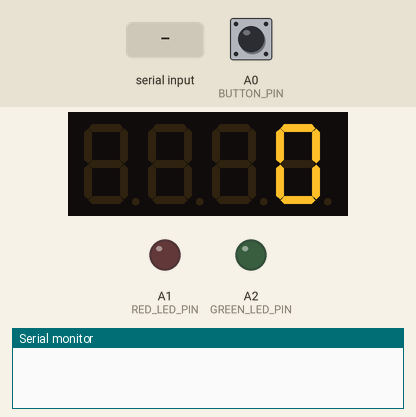
Simulated run of this sketch. Board: Arduino Uno, built with avr-gcc and run on an emulated ATmega328P. On the bench: 4-digit seven-segment display, output pins drawn as LEDs (lit = HIGH), the last lines printed to the serial monitor. Inputs (shaded band) come from the test bench; at power-on: A0 (BUTTON_PIN) HIGH.

Above: at 1.2 s.
1.3 s: "SCORE:90\n" received over Serial
At 2.2 s:
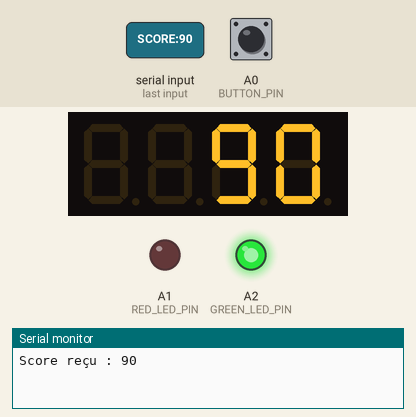
2.8 s: "SCORE:\n" received over Serial
At 3.3 s:
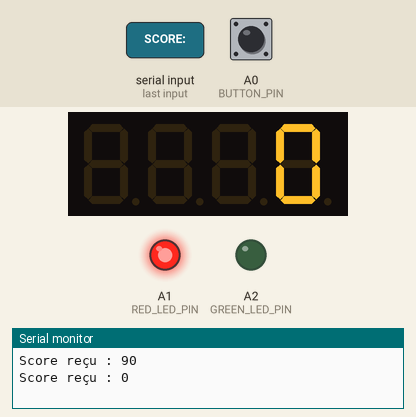
Timing chart, 0 to 5.8 s (numbered marks = the images above; inputs shaded):
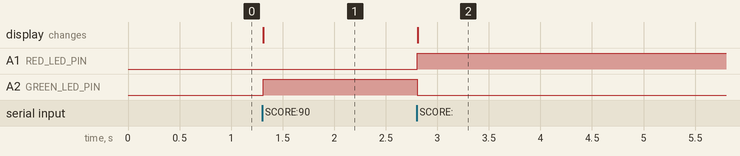

The sketch:

sketch.ino
```cpp
#include "SevSeg.h"

SevSeg sevseg;

// Variables globales
int Compteur = 0;       // Compteur initial
int attente = 0;        // Compteur en attente
int attentemax = 1000;  // Définir la vitesse d'incrémentation

// Broche du bouton (utilisation de A0)
#define BUTTON_PIN A0

// Broches pour les LEDs (utilisation de A1 et A2)
#define RED_LED_PIN A1
#define GREEN_LED_PIN A2

// Pour gérer le rebond du bouton
bool lastButtonState = HIGH;
unsigned long lastDebounceTime = 0;
unsigned long debounceDelay = 50;

void setup() {
  byte numDigits = 4;
  byte digitPins[] = {10, 11, 12, 13};
  byte segmentPins[] = {9, 2, 3, 5, 6, 8, 7, 4};

  bool resistorsOnSegments = true;
  bool updateWithDelaysIn = true;
  byte hardwareConfig = COMMON_CATHODE;
  sevseg.begin(hardwareConfig, numDigits, digitPins, segmentPins, resistorsOnSegments);
  sevseg.setBrightness(90);

  // Initialisation du bouton sur A0
  pinMode(BUTTON_PIN, INPUT_PULLUP);

  // Initialisation des LEDs sur A1 et A2
  pinMode(RED_LED_PIN, OUTPUT);
  pinMode(GREEN_LED_PIN, OUTPUT);

  // Éteindre les LEDs au démarrage
  digitalWrite(RED_LED_PIN, LOW);
  digitalWrite(GREEN_LED_PIN, LOW);

  // Initialisation de la communication série
  Serial.begin(9600);
}

void loop() {
  // Lire les données série et mettre à jour le score
  if (Serial.available()) {
    String receivedData = Serial.readStringUntil('\n'); // Lire jusqu'à la fin de ligne

    if (receivedData.startsWith("SCORE:")) {
      int newScore = receivedData.substring(6).toInt(); // Extraire le nombre
      if(Compteur > newScore) {
        digitalWrite(RED_LED_PIN, HIGH);
        digitalWrite(GREEN_LED_PIN, LOW);
      } else if (Compteur < newScore) {
        digitalWrite(RED_LED_PIN, LOW);
        digitalWrite(GREEN_LED_PIN, HIGH);
      }
      Compteur = newScore; // Mettre à jour le score affiché
      Serial.print("Score reçu : ");
      Serial.println(Compteur);
    }
  }

  // Lire l'état du bouton
  bool buttonState = digitalRead(BUTTON_PIN);

  if (buttonState == LOW && lastButtonState == HIGH) {
    if (millis() - lastDebounceTime > debounceDelay) {
      Serial.println("A");  // Envoie "A" via le port Série
      lastDebounceTime = millis();
    }
  }

  lastButtonState = buttonState;

  // Mettre à jour l'affichage 7 segments avec la nouvelle valeur
  sevseg.setNumber(Compteur);
  sevseg.refreshDisplay();
}
```

Measured:
- after the input at 1.3 s, A2 (GREEN_LED_PIN): LOW → HIGH at once; the display: changes at once (image 1)
- after the input at 2.8 s, A1 (RED_LED_PIN): LOW → HIGH at once; A2 (GREEN_LED_PIN): HIGH → LOW at once; the display: changes at once (image 2)
